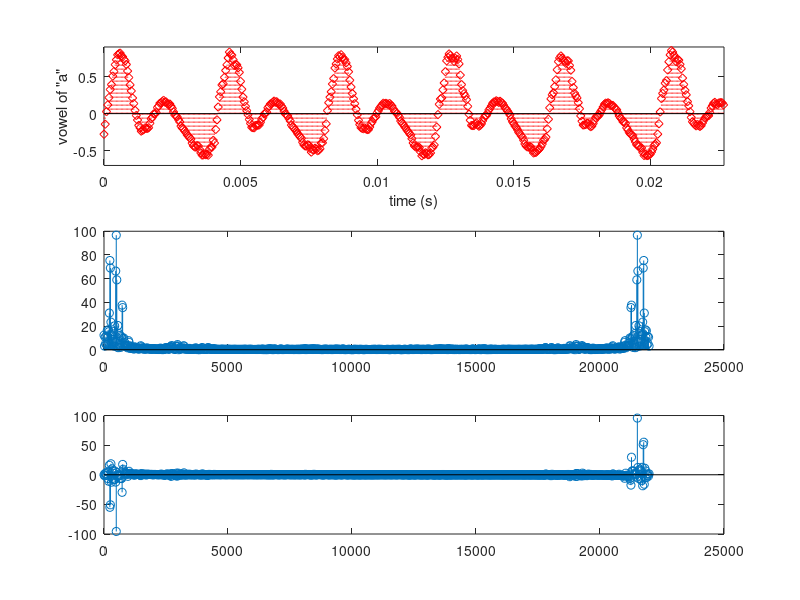

MATLAB code to generate this figure:
%mducng/SoC/D2/G2touch
% Load time signal from txt file
% Calculate FFT
%%%%%%%%%%%%%%%%%%%%%%%%%%%%%%
clc;
clear;
close all;
%%%%%%%%%%%%%%%%%%%%%%%%%%%%%%
load testData.dat;
Fs    = 22000;
x     = testData(2001:2500);
t     = 0:1/Fs:(2500-2001)/Fs;
Nfft  = 1024;
df    = Fs/Nfft;
f     = (0:Nfft-1)*df;
y     = fft(x,Nfft);
%%%%%%%%%%%%%%%%%%%%%%%%%%%%%%
figure(1);
subplot(3,1,1); 
stem(t,x,':rdiamond');
axis([0 0.0227 -0.7 0.9]);
xlabel('time (s)');
ylabel('vowel of "a"');
subplot(3,1,2); 
stem(f,abs(y));
subplot(3,1,3); 
stem(f,imag(y));
